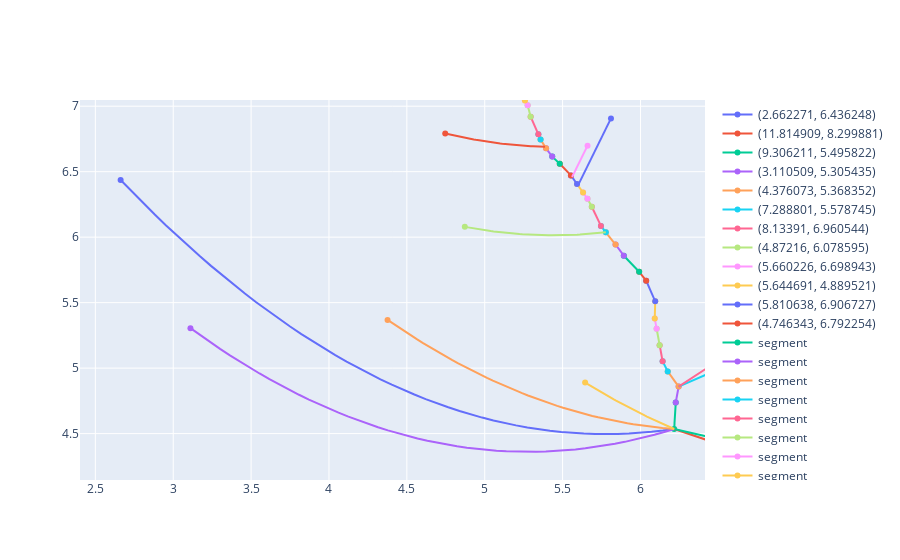

Notebook cell for this chart:
### Code cell
def arbor_best_cost(fname, alpha, G, root_distance):
    arbor = rar.read_arbor_full(fname)
    main_root = []
    lat_tips = []
    line_segments = {}
    point_drawing = go.Figure()
    for node in arbor.nodes():
        if arbor.nodes[node]["label"] == ("main root") or arbor.nodes[node]["label"] == ("main root base"):
            main_root.append(node)
        if arbor.nodes[node]["label"] == ("lateral root tip"):
            lat_tips.append(node)
    for i in range(1, len(main_root)):
        line_segments[i] = main_root[i - 1], main_root[i]

    # for each lateral root tip iterate through every line segment to find lowest costing point on main root
    final = []
    count = 1
    for tip in lat_tips:
        print(count)
        curr_dist = 0
        results = []
        firstTime = True
        p = tip[0]
        q = tip[1]
        for seg in line_segments:
            x0 = line_segments[seg][0][0]
            y0 = line_segments[seg][0][1]
            x1 = line_segments[seg][1][0]
            y1 = line_segments[seg][1][1]
            if firstTime == True:
                result = find_best_cost(alpha, G, root_distance, x0, y0, x1, y1, p, q)
                curr_dist += length_func(x0, y0, x1, y1)
                firstTime = False
            else:
                result = find_best_cost(alpha, G, root_distance + curr_dist, x0, y0, x1, y1, p, q)
                curr_dist += length_func(x0, y0, x1, y1)
            results.append(result)
        final.append(min(results))
        count += 1
    pq_drawings = get_tip_drawings(lat_tips)
    for p_and_q in pq_drawings:
        point_drawing.add_trace(p_and_q)
    
    segment_drawings = get_line_segment_drawings(line_segments)
    for line in segment_drawings:
        point_drawing.add_trace(line)

    opt_lines = get_opt_to_pq_drawings(G, final)
    for opt in opt_lines:
        point_drawing.add_trace(opt)
    point_drawing.show()
    return final

old_method = arbor_best_cost('002_3_C_day5.csv', 0.4, 0.2, 0.0)
